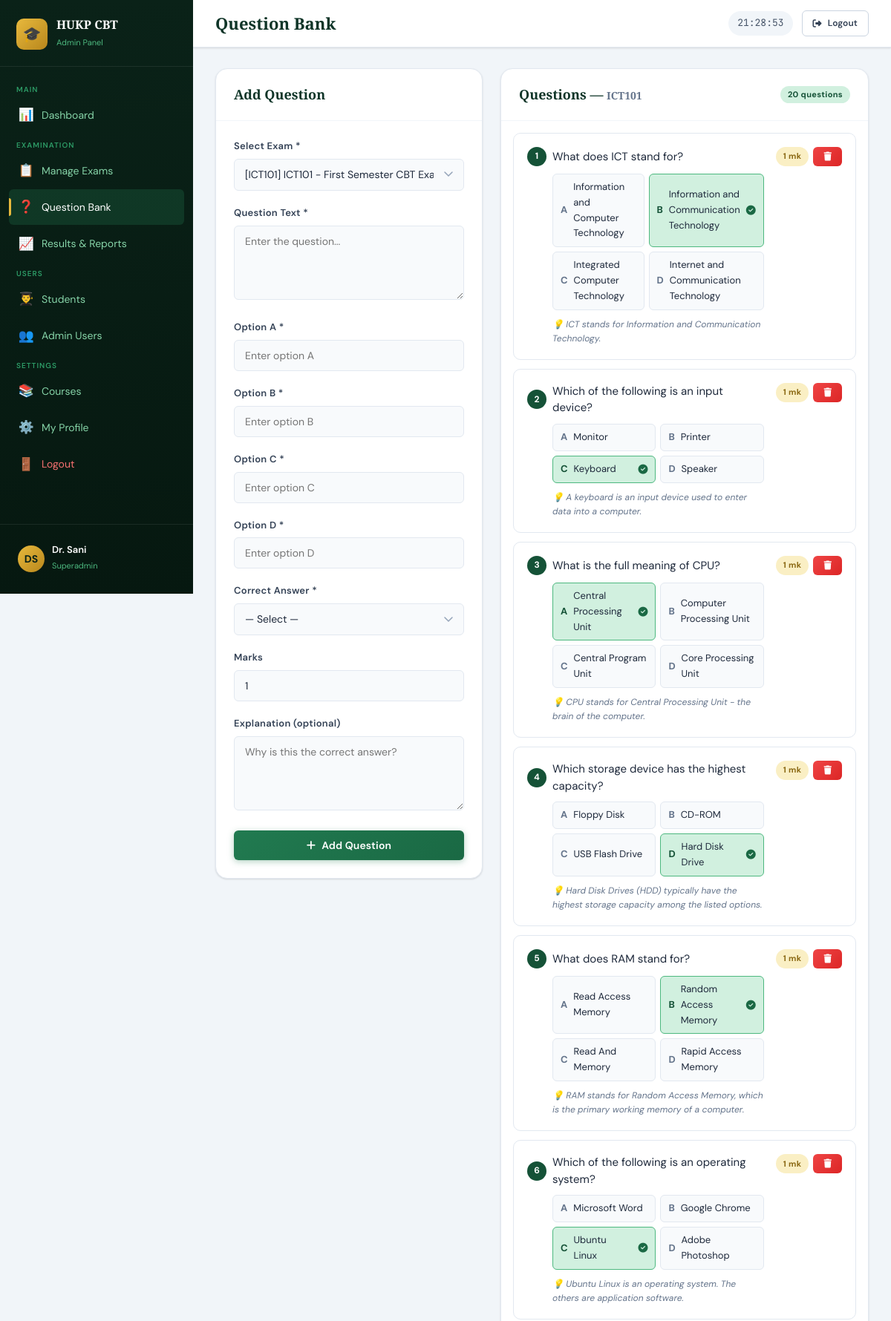
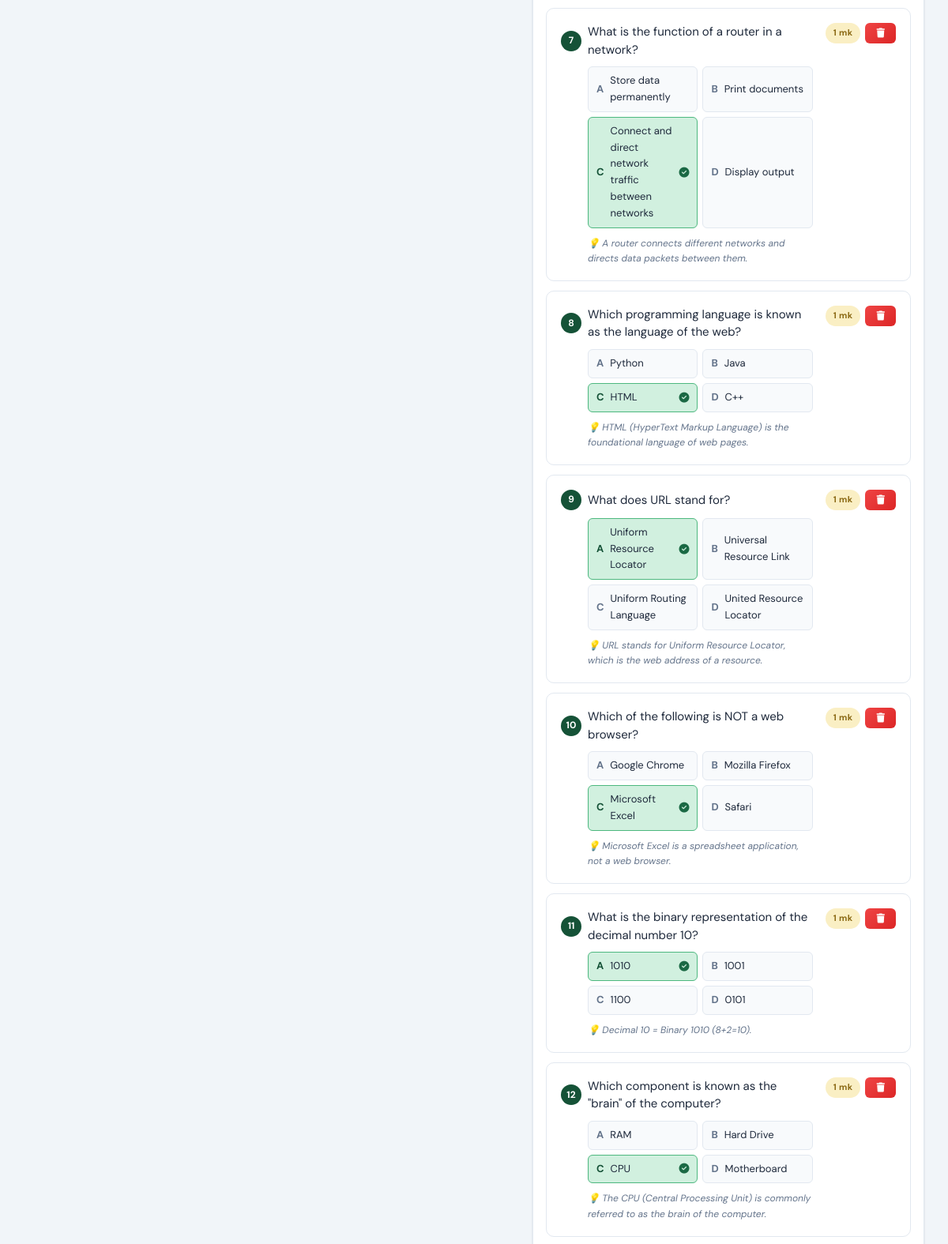
Page /admin/questions.php?exam_id=1 (signed in, upper part) on the committed database (2 pictures, top to bottom).
### tables this page shows
CREATE TABLE exams (
    id INT AUTO_INCREMENT PRIMARY KEY,
    course_id INT NOT NULL,
    exam_title VARCHAR(200) NOT NULL,
    instructions TEXT,
    duration_minutes INT NOT NULL DEFAULT 60,
    total_questions INT NOT NULL DEFAULT 40,
    pass_score INT NOT NULL DEFAULT 40,
    max_score INT NOT NULL DEFAULT 100,
    start_time DATETIME NULL,
    end_time DATETIME NULL,
    status ENUM('draft','active','closed') DEFAULT 'draft',
    shuffle_questions TINYINT(1) DEFAULT 1,
    shuffle_options TINYINT(1) DEFAULT 1,
    created_by INT NOT NULL,
    created_at TIMESTAMP DEFAULT CURRENT_TIMESTAMP,
    FOREIGN KEY (course_id) REFERENCES courses(id) ON DELETE CASCADE,
    FOREIGN KEY (created_by) REFERENCES admins(id)
);

CREATE TABLE courses (
    id INT AUTO_INCREMENT PRIMARY KEY,
    department_id INT NOT NULL,
    course_code VARCHAR(20) NOT NULL UNIQUE,
    course_title VARCHAR(200) NOT NULL,
    credit_units INT DEFAULT 2,
    created_at TIMESTAMP DEFAULT CURRENT_TIMESTAMP,
    FOREIGN KEY (department_id) REFERENCES departments(id) ON DELETE CASCADE
);

CREATE TABLE questions (
    id INT AUTO_INCREMENT PRIMARY KEY,
    exam_id INT NOT NULL,
    question_text TEXT NOT NULL,
    option_a TEXT NOT NULL,
    option_b TEXT NOT NULL,
    option_c TEXT NOT NULL,
    option_d TEXT NOT NULL,
    correct_answer ENUM('A','B','C','D') NOT NULL,
    marks INT NOT NULL DEFAULT 1,
    explanation TEXT,
    created_at TIMESTAMP DEFAULT CURRENT_TIMESTAMP,
    FOREIGN KEY (exam_id) REFERENCES exams(id) ON DELETE CASCADE
);

### includes/config.php (called while the page is built, shortened)
<?php
function sanitize(string $input): string {
    return htmlspecialchars(trim($input), ENT_QUOTES, 'UTF-8');
}

### admin/questions.php (the view, shortened to what this page needs)
<?php
require_once '../includes/config.php';
$db = getDB();
$examId = isset($_GET['exam_id']) ? (int)$_GET['exam_id'] : 0;
$exams  = $db->query("SELECT e.id, e.exam_title, c.course_code FROM exams e JOIN courses c ON e.course_id=c.id ORDER BY e.created_at DESC")->fetchAll();
$currentExam = $examId ? $db->prepare("SELECT e.*,c.course_code FROM exams e JOIN courses c ON e.course_id=c.id WHERE e.id=?") : null;
if ($examId && $currentExam) { $currentExam->execute([$examId]); $currentExam = $currentExam->fetch(); }
$questions = $examId ? $db->prepare("SELECT * FROM questions WHERE exam_id=? ORDER BY id") : null;
if ($examId && $questions) { $questions->execute([$examId]); $questions = $questions->fetchAll(); }
else $questions = [];
include '../includes/admin_header.php';
?>
<div style="display:grid;grid-template-columns:360px 1fr;gap:24px;align-items:start">
<div class="card" style="position:sticky;top:80px">
  <div class="card-header"><h3>Add Question</h3></div>
  <div class="card-body">
    <form method="POST">
      <div class="form-group">
        <label>Select Exam *</label>
        <select name="exam_id" class="form-control" required onchange="this.form.submit()">
          <?php foreach ($exams as $ex): ?>
          <option value="<?= $ex['id'] ?>" <?= $examId==$ex['id']?'selected':'' ?>>
            [<?= sanitize($ex['course_code']) ?>] <?= sanitize(substr($ex['exam_title'],0,40)) ?>
          </option>
          <?php endforeach; ?>
        </select>
      </div>
      <?php if ($examId): ?>
      <div class="form-group">
        <label>Question Text *</label>
        <textarea name="question_text" class="form-control" rows="3" placeholder="Enter the question..." required></textarea>
      </div>
      <?php foreach (['a'=>'A','b'=>'B','c'=>'C','d'=>'D'] as $k=>$v): ?>
      <div class="form-group">
        <label>Option <?= $v ?> *</label>
        <input type="text" name="option_<?= $k ?>" class="form-control" placeholder="Enter option <?= $v ?>" required>
      </div>
      <?php endforeach; ?>
      <div class="form-group">
        <label>Correct Answer *</label>
        <select name="correct_answer" class="form-control" required>
          <option value="">— Select —</option>
        </select>
      </div>
      <div class="form-group">
        <label>Marks</label>
        <input type="number" name="marks" class="form-control" value="1" min="1" max="10">
      </div>
      <div class="form-group">
        <label>Explanation (optional)</label>
        <textarea name="explanation" class="form-control" rows="2" placeholder="Why is this the correct answer?"></textarea>
      </div>
      <button type="submit" class="btn btn-primary btn-full">
        <i class="fas fa-plus"></i> Add Question
      </button>
      <?php endif; ?>
    </form>
  </div>
</div>
<div>
  <div class="card">
    <div class="card-header">
      <h3>
        Questions
        <?php if ($currentExam): ?>
        — <span style="font-size:14px;color:var(--slate-500)"><?= sanitize($currentExam['course_code']) ?></span>
        <?php endif; ?>
      </h3>
      <span class="badge badge-green"><?= count($questions) ?> questions</span>
    </div>
    <?php if (empty($questions)): ?>
    <div class="empty-state">
      <div class="icon">❓</div>
      <p><?= $examId ? 'No questions yet. Add your first question using the form.' : 'Select an exam to view its questions.' ?></p>
    </div>
    <?php else: ?>
    <div style="padding:16px;display:flex;flex-direction:column;gap:12px">
      <?php foreach ($questions as $qi => $q): ?>
      <div style="border:1px solid var(--slate-200);border-radius:var(--radius);padding:18px;background:var(--white)">
        <div style="display:flex;justify-content:space-between;align-items:flex-start;gap:16px">
          <div style="flex:1">
            <div style="display:flex;align-items:center;gap:8px;margin-bottom:10px">
              <span style="background:var(--green-700);color:white;border-radius:50%;width:26px;height:26px;display:flex;align-items:center;justify-content:center;font-size:12px;font-weight:700;flex-shrink:0"><?= $qi+1 ?></span>
              <p style="font-size:15px;color:var(--slate-800);line-height:1.5"><?= sanitize($q['question_text']) ?></p>
            </div>
            <div style="display:grid;grid-template-columns:1fr 1fr;gap:6px;margin-left:34px">
              <?php foreach (['A'=>$q['option_a'],'B'=>$q['option_b'],'C'=>$q['option_c'],'D'=>$q['option_d']] as $letter=>$text): ?>
              <div style="display:flex;align-items:center;gap:8px;padding:7px 10px;border-radius:6px;font-size:13px;
                <?= $letter===$q['correct_answer'] ? 'background:var(--green-100);border:1px solid var(--green-300)' : 'background:var(--slate-50);border:1px solid var(--slate-200)' ?>">
                <span style="font-weight:700;color:<?= $letter===$q['correct_answer'] ? 'var(--green-700)' : 'var(--slate-500)' ?>"><?= $letter ?></span>
                <?= sanitize($text) ?>
                <?php if ($letter===$q['correct_answer']): ?>
                <i class="fas fa-check-circle" style="color:var(--green-600);margin-left:auto"></i>
                <?php endif; ?>
              </div>
              <?php endforeach; ?>
            </div>
            <?php if ($q['explanation']): ?>
            <div style="margin-top:10px;margin-left:34px;font-size:12px;color:var(--slate-500);font-style:italic">
              💡 <?= sanitize($q['explanation']) ?>
            </div>
            <?php endif; ?>
          </div>
          <div style="display:flex;gap:6px;flex-shrink:0">
            <span class="badge badge-gold"><?= $q['marks'] ?> mk</span>
            <a href="?exam_id=<?= $examId ?>&delete_q=<?= $q['id'] ?>"
               class="btn btn-danger btn-sm"
               onclick="return confirm('Delete this question?')">
              <i class="fas fa-trash"></i>
            </a>
          </div>
        </div>
      </div>
      <?php endforeach; ?>
    </div>
    <?php endif; ?>
  </div>
</div>
</div>
<?php include '../includes/admin_footer.php'; ?>

### css/style.css (style rules this page uses)
:root { --green-900: #0a2218; --green-800: #0f3528; --green-700: #155237; --green-600: #1a6944; --green-500: #217a50; --green-400: #2d9b66; --green-300: #4db87f; --green-200: #86d4a8; --green-100: #d1f0df; --green-50: #f0faf5; --gold-600: #8b6914; --gold-500: #b8871c; --gold-400: #d4a02a; --gold-300: #e8b93d; --gold-200: #f3d070; --gold-100: #faefc4; --slate-900: #0f172a; --slate-800: #1e293b; --slate-700: #334155; --slate-600: #475569; --slate-500: #64748b; --slate-400: #94a3b8; --slate-300: #cbd5e1; --slate-200: #e2e8f0; --slate-100: #f1f5f9; --slate-50: #f8fafc; --white: #ffffff; --red-600: #dc2626; --red-500: #ef4444; --red-100: #fee2e2; --blue-600: #2563eb; --blue-100: #dbeafe; --shadow-sm: 0 1px 3px rgba(0,0,0,.08), 0 1px 2px rgba(0,0,0,.06); --shadow: 0 4px 16px rgba(0,0,0,.10), 0 2px 4px rgba(0,0,0,.08); --shadow-lg: 0 10px 40px rgba(0,0,0,.14), 0 4px 12px rgba(0,0,0,.10); --shadow-xl: 0 20px 60px rgba(0,0,0,.18), 0 8px 20px rgba(0,0,0,.12); --radius-sm: 6px; --radius: 10px; --radius-lg: 16px; --radius-xl: 24px; --font-display: 'Playfair Display', Georgia, serif; --font-body: 'DM Sans', system-ui, sans-serif; --font-mono: 'JetBrains Mono', monospace; --transition: 0.2s cubic-bezier(0.4,0,0.2,1); }
*, *::before, *::after { box-sizing: border-box; margin: 0; padding: 0; }
html { scroll-behavior: smooth; font-size: 16px; }
body { font-family: var(--font-body); background: var(--slate-100); color: var(--slate-800); line-height: 1.6; min-height: 100vh; }
.form-group { margin-bottom: 20px; }
.form-group label { display: block; font-size: 13px; font-weight: 600; color: var(--slate-700); margin-bottom: 6px; letter-spacing: 0.02em; }
.form-control { width: 100%; padding: 11px 14px; border: 1.5px solid var(--slate-200); border-radius: var(--radius-sm); font-family: var(--font-body); font-size: 14px; color: var(--slate-800); background: var(--slate-50); transition: border-color var(--transition), box-shadow var(--transition), background var(--transition); outline: none; }
select.form-control { cursor: pointer; appearance: none; background-repeat: no-repeat; background-position: right 14px center; padding-right: 40px; }
textarea.form-control { resize: vertical; min-height: 100px; }
.btn { display: inline-flex; align-items: center; justify-content: center; gap: 8px; padding: 11px 22px; border: none; border-radius: var(--radius-sm); font-family: var(--font-body); font-size: 14px; font-weight: 600; cursor: pointer; transition: all var(--transition); text-decoration: none; white-space: nowrap; letter-spacing: 0.01em; }
.btn-primary { background: linear-gradient(135deg, var(--green-500), var(--green-600)); color: var(--white); box-shadow: 0 2px 8px rgba(33,122,80,.35); }
.btn-danger { background: linear-gradient(135deg, var(--red-500), var(--red-600)); color: var(--white); }
.btn-sm { padding: 7px 14px; font-size: 12px; }
.btn-full { width: 100%; }
.card { background: var(--white); border-radius: var(--radius-lg); box-shadow: var(--shadow-sm); border: 1px solid var(--slate-200); overflow: hidden; }
.card-header { padding: 20px 24px; border-bottom: 1px solid var(--slate-100); display: flex; align-items: center; justify-content: space-between; }
.card-header h3 { font-family: var(--font-display); font-size: 18px; color: var(--green-800); }
.card-body { padding: 24px; }
.badge { display: inline-flex; align-items: center; gap: 4px; padding: 3px 10px; border-radius: 20px; font-size: 11px; font-weight: 700; letter-spacing: 0.03em; }
.badge-green { background: var(--green-100); color: var(--green-700); }
.badge-gold { background: var(--gold-100); color: var(--gold-600); }

### rows in the picture
exams: course.course_code "ICT101"
questions: question_text "What does ICT stand for?", letter "A", option_a "Information and Computer Technology", letter "B", option_b "Information and Communication Technology", letter "C", option_c "Integrated Computer Technology", letter "D", option_d "Internet and Communication Technology", explanation "ICT stands for Information and Communication Technology.", marks "1"
questions: question_text "Which of the following is an input device?", letter "A", option_a "Monitor", letter "B", option_b "Printer", letter "C", option_c "Keyboard", letter "D", option_d "Speaker", explanation "A keyboard is an input device used to enter data into a computer.", marks "1"
questions: question_text "What is the full meaning of CPU?", letter "A", option_a "Central Processing Unit", letter "B", option_b "Computer Processing Unit", letter "C", option_c "Central Program Unit", letter "D", option_d "Core Processing Unit", explanation "CPU stands for Central Processing Unit - the brain of the computer.", marks "1"
questions: question_text "Which storage device has the highest capacity?", letter "A", option_a "Floppy Disk", letter "B", option_b "CD-ROM", letter "C", option_c "USB Flash Drive", letter "D", option_d "Hard Disk Drive", explanation "Hard Disk Drives (HDD) typically have the highest storage capacity among the listed options.", marks "1"
questions: question_text "What does RAM stand for?", letter "A", option_a "Read Access Memory", letter "B", option_b "Random Access Memory", letter "C", option_c "Read And Memory", letter "D", option_d "Rapid Access Memory", explanation "RAM stands for Random Access Memory, which is the primary working memory of a computer.", marks "1"
questions: question_text "Which of the following is an operating system?", letter "A", option_a "Microsoft Word", letter "B", option_b "Google Chrome", letter "C", option_c "Ubuntu Linux", letter "D", option_d "Adobe Photoshop", explanation "Ubuntu Linux is an operating system. The others are application software.", marks "1"
questions: question_text "What is the function of a router in a network?", letter "A", option_a "Store data permanently", letter "B", option_b "Print documents", letter "C", option_c "Connect and direct network traffic between networks", letter "D", option_d "Display output", explanation "A router connects different networks and directs data packets between them.", marks "1"
questions: question_text "Which programming language is known as the language of the web?", letter "A", option_a "Python", letter "B", option_b "Java", letter "C", option_c "HTML", letter "D", option_d "C++", explanation "HTML (HyperText Markup Language) is the foundational language of web pages.", marks "1"
questions: question_text "What does URL stand for?", letter "A", option_a "Uniform Resource Locator", letter "B", option_b "Universal Resource Link", letter "C", option_c "Uniform Routing Language", letter "D", option_d "United Resource Locator", explanation "URL stands for Uniform Resource Locator, which is the web address of a resource.", marks "1"
questions: question_text "Which of the following is NOT a web browser?", letter "A", option_a "Google Chrome", letter "B", option_b "Mozilla Firefox", letter "C", option_c "Microsoft Excel", letter "D", option_d "Safari", explanation "Microsoft Excel is a spreadsheet application, not a web browser.", marks "1"
questions: question_text "What is the binary representation of the decimal number 10?", letter "A", option_a "1010", letter "B", option_b "1001", letter "C", option_c "1100", letter "D", option_d "0101", explanation "Decimal 10 = Binary 1010 (8+2=10).", marks "1"
questions: question_text "Which component is known as the \"brain\" of the computer?", letter "A", option_a "RAM", letter "B", option_b "Hard Drive", letter "C", option_c "CPU", letter "D", option_d "Motherboard", explanation "The CPU (Central Processing Unit) is commonly referred to as the brain of the computer.", marks "1"

### other values in the picture
$initials "DS"
$adminRole "Superadmin"
$pageTitle "Question Bank"
$v "A"
$v "B"
$v "C"
$v "D"
count($questions) "20"
